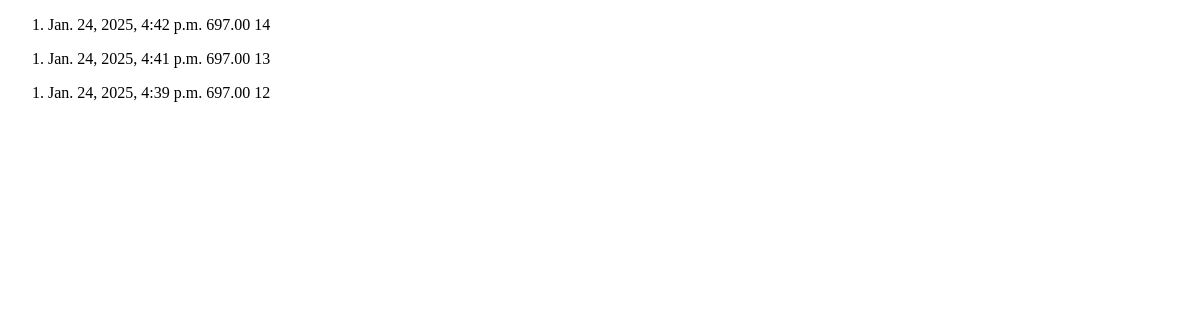
The app's page /orderlist/ (signed in), older data.
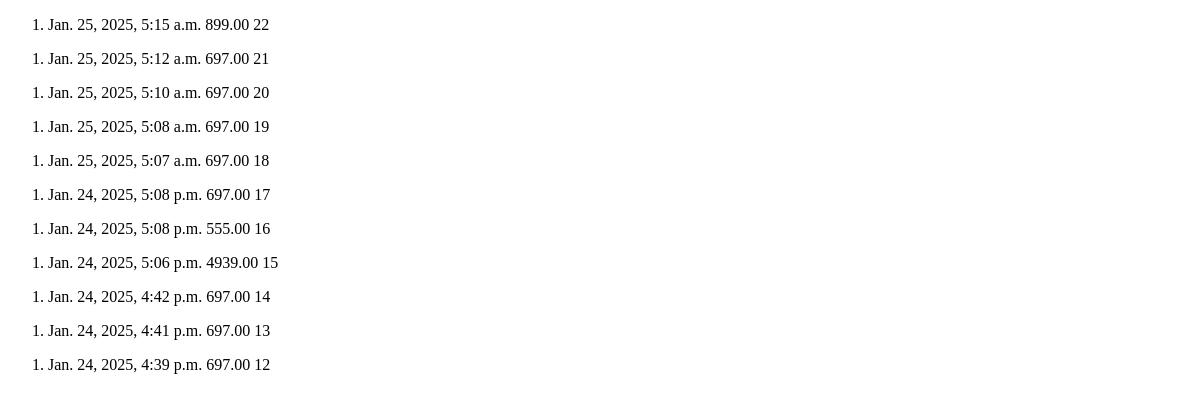
The same page, newer data.
### app/models.py (models this page shows, shortened)
class Order(models.Model):
    user = models.ForeignKey(User, on_delete=models.CASCADE, blank=True, null=True, related_name='orders')
    cart = models.ForeignKey(Cart, on_delete=models.SET_NULL, blank=True, null=True, related_name='orders')
    total = models.DecimalField(max_digits=10, decimal_places=2, default=0.00)
    address = models.TextField()
    created_at = models.DateTimeField(auto_now_add=True)
    updated_at = models.DateTimeField(auto_now=True)
    status = models.CharField(
        max_length=50,
        choices=[
            ('Pending', 'Pending'),
            ('Processing', 'Processing'),
            ('Shipped', 'Shipped'),
            ('Delivered', 'Delivered'),
            ('Cancelled', 'Cancelled'),
        ],
        default='Pending',
    )

### app/views.py (the view)
# urls.py: path('orderlist/',order_list,name="order_list"),
def order_list(request):
    orders = Order.objects.filter(user=request.user).order_by('-created_at')
    return render(request, 'html/order_list.html', {'orders': orders})

### templates/html/order_list.html (shortened to what this page needs)
<!DOCTYPE html>
<html lang="en">
<head>
</head>
<body>
    {% for order in orders %}
    <ol>
        <li>
            {{order.created_at}}
             {{order.total}}
             {{order.id}}
        </li>
    </ol>
    {% endfor %}
</body>
</html>

Row changes from the older to the newer data that the page shows:
added Order: created_at "Jan. 25, 2025, 5:15 a.m.", total "899.00", id "22"
added Order: created_at "Jan. 25, 2025, 5:12 a.m.", total "697.00", id "21"
added Order: created_at "Jan. 25, 2025, 5:10 a.m.", total "697.00", id "20"
added Order: created_at "Jan. 25, 2025, 5:08 a.m.", total "697.00", id "19"
added Order: created_at "Jan. 25, 2025, 5:07 a.m.", total "697.00", id "18"
added Order: created_at "Jan. 24, 2025, 5:08 p.m.", total "697.00", id "17"
added Order: created_at "Jan. 24, 2025, 5:08 p.m.", total "555.00", id "16"
added Order: created_at "Jan. 24, 2025, 5:06 p.m.", total "4939.00", id "15"
